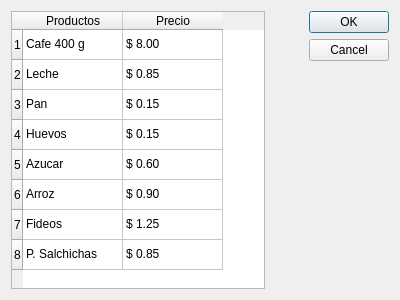
<?xml version="1.0" encoding="UTF-8"?>
<ui version="4.0">
 <class>Dialog2</class>
 <widget class="QDialog" name="Dialog2">
  <property name="geometry">
   <rect>
    <x>0</x>
    <y>0</y>
    <width>400</width>
    <height>300</height>
   </rect>
  </property>
  <property name="windowTitle">
   <string>Dialog</string>
  </property>
  <layout class="QHBoxLayout" name="horizontalLayout">
   <item>
    <widget class="QTableWidget" name="tableWidget">
     <row>
      <property name="text">
       <string>1</string>
      </property>
     </row>
     <row>
      <property name="text">
       <string>2</string>
      </property>
     </row>
     <row>
      <property name="text">
       <string>3</string>
      </property>
     </row>
     <row>
      <property name="text">
       <string>4</string>
      </property>
     </row>
     <row>
      <property name="text">
       <string>5</string>
      </property>
     </row>
     <row>
      <property name="text">
       <string>6</string>
      </property>
     </row>
     <row>
      <property name="text">
       <string>7</string>
      </property>
     </row>
     <row>
      <property name="text">
       <string>8</string>
      </property>
     </row>
     <column>
      <property name="text">
       <string>Productos</string>
      </property>
     </column>
     <column>
      <property name="text">
       <string>Precio</string>
      </property>
     </column>
     <item row="0" column="0">
      <property name="text">
       <string>Cafe 400 g</string>
      </property>
     </item>
     <item row="0" column="1">
      <property name="text">
       <string>$ 8.00</string>
      </property>
     </item>
     <item row="1" column="0">
      <property name="text">
       <string>Leche</string>
      </property>
     </item>
     <item row="1" column="1">
      <property name="text">
       <string>$ 0.85</string>
      </property>
     </item>
     <item row="2" column="0">
      <property name="text">
       <string>Pan</string>
      </property>
     </item>
     <item row="2" column="1">
      <property name="text">
       <string>$ 0.15</string>
      </property>
     </item>
     <item row="3" column="0">
      <property name="text">
       <string>Huevos</string>
      </property>
     </item>
     <item row="3" column="1">
      <property name="text">
       <string>$ 0.15</string>
      </property>
     </item>
     <item row="4" column="0">
      <property name="text">
       <string>Azucar</string>
      </property>
     </item>
     <item row="4" column="1">
      <property name="text">
       <string>$ 0.60</string>
      </property>
     </item>
     <item row="5" column="0">
      <property name="text">
       <string>Arroz</string>
      </property>
     </item>
     <item row="5" column="1">
      <property name="text">
       <string>$ 0.90</string>
      </property>
     </item>
     <item row="6" column="0">
      <property name="text">
       <string>Fideos</string>
      </property>
     </item>
     <item row="6" column="1">
      <property name="text">
       <string>$ 1.25</string>
      </property>
     </item>
     <item row="7" column="0">
      <property name="text">
       <string>P. Salchichas</string>
      </property>
     </item>
     <item row="7" column="1">
      <property name="text">
       <string>$ 0.85</string>
      </property>
     </item>
    </widget>
   </item>
   <item>
    <spacer name="horizontalSpacer">
     <property name="orientation">
      <enum>Qt::Horizontal</enum>
     </property>
     <property name="sizeHint" stdset="0">
      <size>
       <width>40</width>
       <height>20</height>
      </size>
     </property>
    </spacer>
   </item>
   <item>
    <widget class="QDialogButtonBox" name="buttonBox">
     <property name="orientation">
      <enum>Qt::Vertical</enum>
     </property>
     <property name="standardButtons">
      <set>QDialogButtonBox::Cancel|QDialogButtonBox::Ok</set>
     </property>
    </widget>
   </item>
  </layout>
 </widget>
 <resources/>
 <connections>
  <connection>
   <sender>buttonBox</sender>
   <signal>accepted()</signal>
   <receiver>Dialog2</receiver>
   <slot>accept()</slot>
   <hints>
    <hint type="sourcelabel">
     <x>248</x>
     <y>254</y>
    </hint>
    <hint type="destinationlabel">
     <x>157</x>
     <y>274</y>
    </hint>
   </hints>
  </connection>
  <connection>
   <sender>buttonBox</sender>
   <signal>rejected()</signal>
   <receiver>Dialog2</receiver>
   <slot>reject()</slot>
   <hints>
    <hint type="sourcelabel">
     <x>316</x>
     <y>260</y>
    </hint>
    <hint type="destinationlabel">
     <x>286</x>
     <y>274</y>
    </hint>
   </hints>
  </connection>
 </connections>
</ui>
